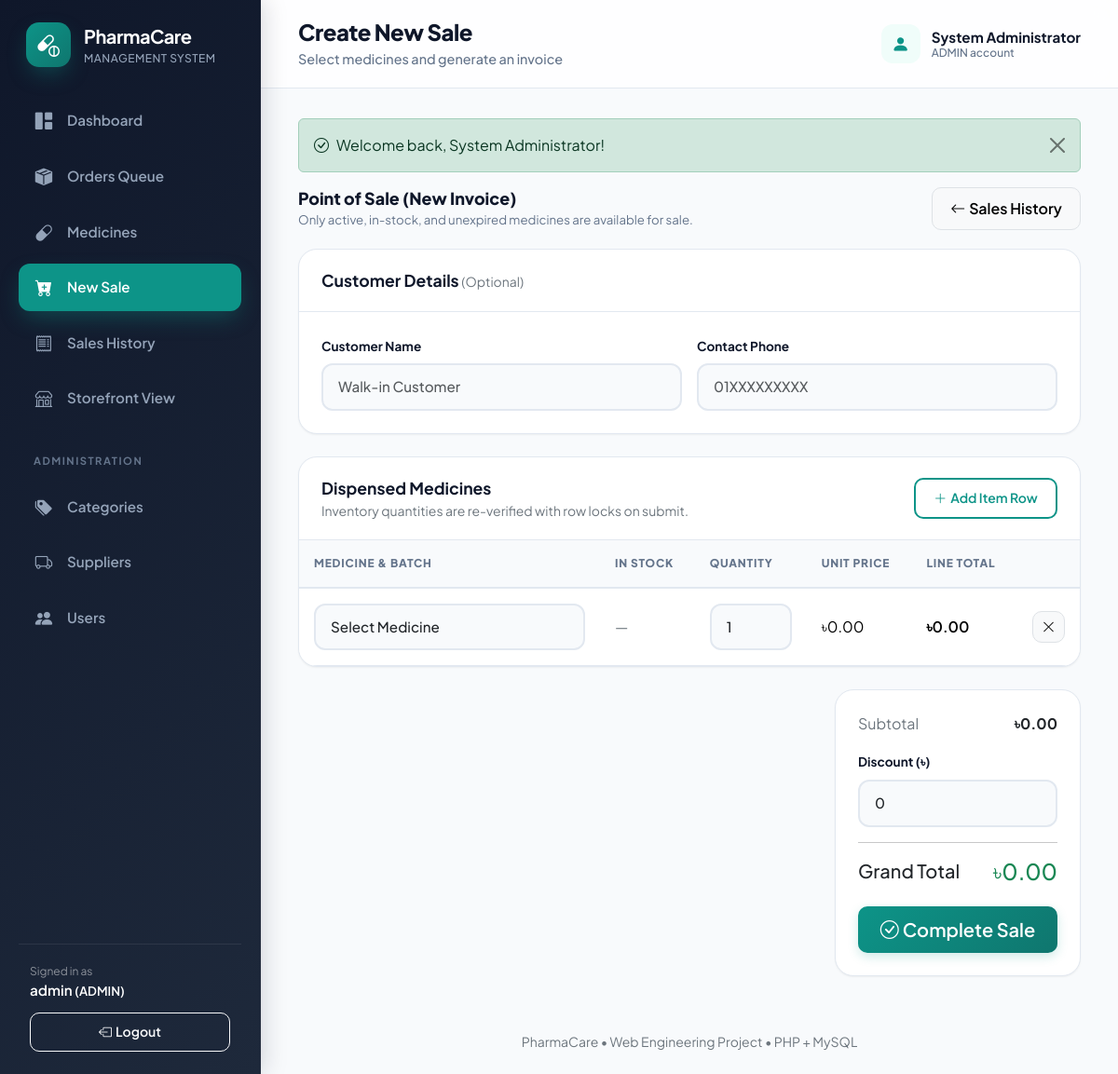
/index.php?page=sale_form (signed in), run on the app's committed database.
### tables this page shows
CREATE TABLE app_users (
    id INT AUTO_INCREMENT PRIMARY KEY,
    full_name VARCHAR(100) NOT NULL,
    username VARCHAR(50) NOT NULL UNIQUE,
    email VARCHAR(100) NULL UNIQUE,
    phone VARCHAR(30) NULL,
    address TEXT NULL,
    password VARCHAR(255) NOT NULL,
    role ENUM('ADMIN', 'STAFF', 'CUSTOMER') NOT NULL DEFAULT 'CUSTOMER',
    enabled TINYINT(1) NOT NULL DEFAULT 1,
    created_at DATETIME NOT NULL DEFAULT CURRENT_TIMESTAMP
);

### index.php (called while the page is built, shortened)
<?php
$page = (string)($_GET['page'] ?? (user() && is_customer() ? 'catalog' : 'dashboard'));
require_login();
require __DIR__ . '/includes/header.php';
match ($page) {
    'catalog' => (new \App\Controllers\CatalogController())->index(),
    'cart' => (new \App\Controllers\CartController())->index(),
    'checkout' => (new \App\Controllers\OrderController())->checkout(),
    'order_confirmation' => (new \App\Controllers\OrderController())->confirmation(),
    'orders' => (new \App\Controllers\OrderController())->index(),
    'order_detail' => (new \App\Controllers\OrderController())->show(),
    'my_orders' => (new \App\Controllers\OrderController())->myOrders(),
    default => include __DIR__ . '/pages/' . $page . '.php'
};
require __DIR__ . '/includes/footer.php';

### includes/auth.php (called while the page is built, shortened)
<?php
function user(): ?array
{
    return $_SESSION['user'] ?? null;
}
function is_customer(): bool
{
    return (user()['role'] ?? '') === 'CUSTOMER';
}
function require_login(): void
{
    static $verified = false;
    if ($verified) {
        return;
    }
    $row = fetch_one('SELECT id, full_name, username, role, enabled FROM app_users WHERE id = ?', [user()['id']]);
}

### config/database.php (called while the page is built, shortened)
<?php
function db(): PDO
{
    static $pdo = null;
    if ($pdo === null) {
        $configFile = dirname(__DIR__) . '/config.php';
        $config = file_exists($configFile) ? require $configFile : [];
        $host = (string)($config['db_host'] ?? '127.0.0.1');
        $port = (int)($config['db_port'] ?? 3306);
        $dbname = (string)($config['db_name'] ?? 'pharmacare');
        $user = (string)($config['db_user'] ?? 'root');
        $pass = (string)($config['db_pass'] ?? '');
        $charset = 'utf8mb4';
        $dsn = "mysql:host={$host};port={$port};dbname={$dbname};charset={$charset}";
        $options = [
            PDO::ATTR_ERRMODE => PDO::ERRMODE_EXCEPTION,
            PDO::ATTR_DEFAULT_FETCH_MODE => PDO::FETCH_ASSOC,
            PDO::ATTR_EMULATE_PREPARES => false,
        ];
        try {
            $pdo = new PDO($dsn, $user, $pass, $options);
            $pdo->exec("SET time_zone = '+06:00'");
        } catch (PDOException $e) {
            http_response_code(500);
            die("
            <!doctype html>
            <html lang='en'>
            <head>
                <meta charset='utf-8'>
                <title>Database Connection Issue | PharmaCare</title>
                <style>
                    body { font-family: -apple-system, BlinkMacSystemFont, 'Segoe UI', Roboto, sans-serif; background: #f8fafc; color: #1e293b; padding: 40px 20px; }
                    .card { max-width: 600px; margin: 0 auto; background: #ffffff; border-radius: 12px; border: 1px solid #e2e8f0; padding: 32px; box-shadow: 0 4px 6px -1px rgba(0,0,0,0.05); }
                    h2 { color: #dc2626; margin-top: 0; font-size: 20px; }
                    .alert { background: #fef2f2; border: 1px solid #fee2e2; color: #991b1b; padding: 12px 16px; border-radius: 8px; font-size: 14px; margin-bottom: 20px; }
                    ul { padding-left: 20px; font-size: 14px; line-height: 1.6; }
                    code { background: #f1f5f9; padding: 2px 6px; border-radius: 4px; font-family: monospace; color: #0f172a; }
                </style>
            </head>
            <body>
                <div class='card'>
                    <h2>Database Connection Failed</h2>
                    <div class='alert'>" . htmlspecialchars($e->getMessage(), ENT_QUOTES, 'UTF-8') . "</div>
                    <p>Please check your database credentials in <code>config.php</code>:</p>
                    <ul>
                        <li><strong>Host:</strong> <code>" . htmlspecialchars($host, ENT_QUOTES, 'UTF-8') . "</code></li>
                        <li><strong>Database:</strong> <code>" . htmlspecialchars($dbname, ENT_QUOTES, 'UTF-8') . "</code></li>
                        <li><strong>User:</strong> <code>" . htmlspecialchars($user, ENT_QUOTES, 'UTF-8') . "</code></li>
                    </ul>
                    <p style='font-size: 13px; color: #64748b;'>Ensure MySQL / MariaDB is running and <code>database/pharmacare.sql</code> has been imported.</p>
                </div>
            </body>
            </html>
            ");
        }
    }
    return $pdo;
}

### pages/sale_form.php (the view, shortened to what this page needs)
<?php
$medicines = fetch_all('SELECT id, name, brand_name, batch_number, quantity, selling_price, prescription_required FROM medicines WHERE active = 1 AND expiry_date >= CURDATE() AND quantity > 0 ORDER BY name, batch_number');
?>
<div class="page-intro">
    <div>
        <h2>Point of Sale (New Invoice)</h2>
        <p>Only active, in-stock, and unexpired medicines are available for sale.</p>
    </div>
    <a href="<?= e(url('sales')) ?>" class="btn btn-light border">
        <i class="bi bi-arrow-left me-1"></i>Sales History
    </a>
</div>
<form action="actions.php" method="post" id="saleForm">
    <div class="card mb-4">
        <div class="card-header">
            <strong>Customer Details</strong> <span class="text-secondary small">(Optional)</span>
        </div>
        <div class="card-body">
            <div class="row g-3">
                <div class="col-md-6">
                    <label class="form-label" for="customer_name">Customer Name</label>
                    <input class="form-control" id="customer_name" name="customer_name" maxlength="100" placeholder="Walk-in Customer">
                </div>
                <div class="col-md-6">
                    <label class="form-label" for="customer_phone">Contact Phone</label>
                    <input class="form-control" id="customer_phone" name="customer_phone" maxlength="30" placeholder="01XXXXXXXXX">
                </div>
            </div>
        </div>
    </div>
    <div class="card mb-4">
        <div class="card-header d-flex justify-content-between align-items-center">
            <div>
                <strong>Dispensed Medicines</strong>
                <div class="small text-secondary">Inventory quantities are re-verified with row locks on submit.</div>
            </div>
            <button type="button" id="addRow" class="btn btn-sm btn-outline-primary">
                <i class="bi bi-plus-lg me-1"></i>Add Item Row
            </button>
        </div>
        <div class="table-responsive">
            <table class="table" id="saleTable">
                <thead>
                    <tr>
                        <th style="min-width: 285px">Medicine &amp; Batch</th>
                        <th>In Stock</th>
                        <th style="width: 120px">Quantity</th>
                        <th>Unit Price</th>
                        <th>Line Total</th>
                        <th style="width: 40px"></th>
                    </tr>
                </thead>
                <tbody id="saleRows"></tbody>
            </table>
        </div>
    </div>
    <div class="row justify-content-end">
        <div class="col-lg-5 col-xl-4">
            <div class="card">
                <div class="card-body">
                    <div class="d-flex justify-content-between mb-3">
                        <span class="text-secondary">Subtotal</span>
                        <strong id="subtotalText">৳0.00</strong>
                    </div>
                    <div class="mb-3">
                        <label for="discountInput" class="form-label">Discount (৳)</label>
                        <input type="number" min="0" step="0.01" name="discount" value="0" id="discountInput" class="form-control">
                    </div>
                    <hr>
                    <div class="d-flex justify-content-between align-items-center mb-4">
                        <span class="h5 mb-0">Grand Total</span>
                        <strong class="h4 text-success mb-0" id="grandTotalText">৳0.00</strong>
                    </div>
                    <button type="submit" class="btn btn-primary btn-lg w-100" <?= !$medicines ? 'disabled' : '' ?>>
                        <i class="bi bi-check-circle me-1"></i>Complete Sale
                    </button>
                </div>
            </div>
        </div>
    </div>
</form>
<template id="saleRowTemplate">
    <tr class="sale-row">
        <td>
            <select class="form-select medicine-select" name="medicine_id[]" required>
                <option value="">Select Medicine</option>
            </select>
        </td>
        <td class="stock-cell text-secondary">—</td>
        <td>
            <input name="quantity[]" type="number" min="1" step="1" value="1" class="form-control quantity-input" required>
        </td>
        <td class="price-cell">৳0.00</td>
        <td class="line-total fw-semibold">৳0.00</td>
        <td>
            <button class="btn btn-sm btn-light border remove-row" type="button" aria-label="Remove item">
                <i class="bi bi-x-lg"></i>
            </button>
        </td>
    </tr>
</template>

### includes/header.php (shortened to what this page needs)
<?php
$active = match($page) {
    'medicine_form' => 'medicines',
    'invoice' => 'sales',
    'sale_form' => 'sale_form',
    'order_detail' => (is_customer() ? 'my_orders' : 'orders'),
    default => $page
};
$heading = page_title($page);
$subtitles = [
 'dashboard' => 'Current pharmacy stock and sales overview',
 'orders' => 'Fulfill customer orders, review prescriptions, and manage dispatch queue',
 'order_detail' => 'Review order items, verify doctor prescriptions, and manage status transitions',
 'my_orders' => 'Track your active orders and review previous medication orders',
 'medicines' => 'Search stock, prices, batch and expiry information',
 'medicine_form' => 'Enter medicine, stock, price and expiry details',
 'sale_form' => 'Select medicines and generate an invoice',
 'sales' => 'Review completed sales and print invoices',
 'invoice' => 'Printable receipt for the completed sale',
 'categories' => 'Organize medicines into searchable groups',
 'suppliers' => 'Manage supplier and contact information',
 'users' => 'Create staff accounts and control access',
 'catalog' => 'Browse, search, and order available medicines online',
 'cart' => 'Review selected medicines and adjust quantities',
 'checkout' => 'Provide delivery address and confirm your order',
 'order_confirmation' => 'Order placed successfully and queued for dispensary review',
 'profile' => 'Manage your customer profile and delivery address',
 'register' => 'Create a customer account to order medicines online'
];
if (!user()) {
    $links = [
        ['catalog', 'capsule-pill', 'Browse Medicines', 'catalog'],
    ];
    $brandUrl = url('catalog');
    $brandSubtitle = 'Online Storefront';
} else {
    $pendingOrdersCount = 0;
    try {
        $pendingOrdersCount = (int)scalar("SELECT COUNT(*) FROM orders WHERE order_status IN ('PENDING', 'CONFIRMED')");
    } catch (Throwable $e) {}
    $ordersBadge = $pendingOrdersCount > 0 ? ' (' . $pendingOrdersCount . ')' : '';
    $links = [
        ['dashboard','grid-1x2-fill','Dashboard','dashboard'],
        ['orders','box-seam-fill','Orders Queue' . $ordersBadge,'orders'],
        ['medicines','capsule','Medicines','medicines'],
        ['sale_form','cart-plus-fill','New Sale','sale_form'],
        ['sales','receipt','Sales History','sales'],
        ['catalog','shop','Storefront View','catalog'],
    ];
    if (is_admin()) {
        $links[] = ['section', '', 'Administration', ''];
        $links[] = ['categories', 'tags-fill','Categories','categories'];
        $links[] = ['suppliers','truck','Suppliers','suppliers'];
        $links[] = ['users','people-fill','Users','users'];
    }
    $brandUrl = url('dashboard');
    $brandSubtitle = 'Management System';
}
?>
<!doctype html><html lang="en"><head>
<link href="https://cdn.jsdelivr.net/npm/bootstrap@5.3.3/dist/css/bootstrap.min.css" rel="stylesheet">
<link href="https://cdn.jsdelivr.net/npm/bootstrap-icons@1.11.3/font/bootstrap-icons.min.css" rel="stylesheet">
<link rel="stylesheet" href="assets/css/app.css"></head><body>
<aside class="app-sidebar">
 <a class="brand" href="<?=e($brandUrl)?>"><span class="brand-mark"><i class="bi bi-capsule-pill"></i></span><span><strong>PharmaCare</strong><small><?=e($brandSubtitle)?></small></span></a>
 <nav class="sidebar-nav">
 <?php foreach ($links as [$dest, $icon, $label, $selected]): ?>
 <?php if ($dest === 'section'): ?><div class="nav-section"><?=e($label)?></div>
 <?php else: ?><a class="<?=($active === $selected ? 'active' : '')?>" href="<?=e(url($dest))?>"><i class="bi bi-<?=e($icon)?>"></i><span><?=e($label)?></span></a><?php endif; ?>
 <?php endforeach; ?>
 </nav>
 <?php if (user()): ?>
  <div class="sidebar-footer">
   <div class="small text-white-50">Signed in as</div>
   <div class="fw-semibold text-white text-truncate"><?=e(user()['username'])?> <small>(<?=e(user()['role'])?>)</small></div>
   <form method="post" action="actions.php"><input type="hidden" name="action" value="logout"><?=csrf_field()?><button class="btn btn-sm btn-outline-light w-100" type="submit"><i class="bi bi-box-arrow-left me-1"></i><span>Logout</span></button></form>
  </div>
 <?php endif; ?>
</aside>
<div class="app-main">
 <header class="app-topbar">
  <div class="d-flex align-items-center gap-3">
   <div><h1><?=e($heading)?></h1><p><?=e($subtitles[$page]??'PharmaCare Management System')?></p></div>
  </div>
  <?php if (user()): ?>
   <div class="d-flex align-items-center gap-2">
    <div class="topbar-user"><span class="avatar"><i class="bi bi-person-fill"></i></span><span><strong><?=e(user()['full_name'])?></strong><small><?=e(user()['role'])?> account</small></span></div>
   </div>
  <?php endif; ?>
 </header>
 <main class="content">

### data on the page
app_users: role "MANAGEMENT SYSTEM", username "admin", role "ADMIN", full_name "System Administrator"

### other printed values
$label "Dashboard"
$label "Orders Queue"
$label "Medicines"
$label "New Sale"
$label "Sales History"
$label "Storefront View"
$label "ADMINISTRATION"
$label "Categories"
$label "Suppliers"
$label "Users"
$heading "Create New Sale"
$subtitles[$page] "Select medicines and generate an invoice"
$f['text'] "Welcome back, System Administrator!"
